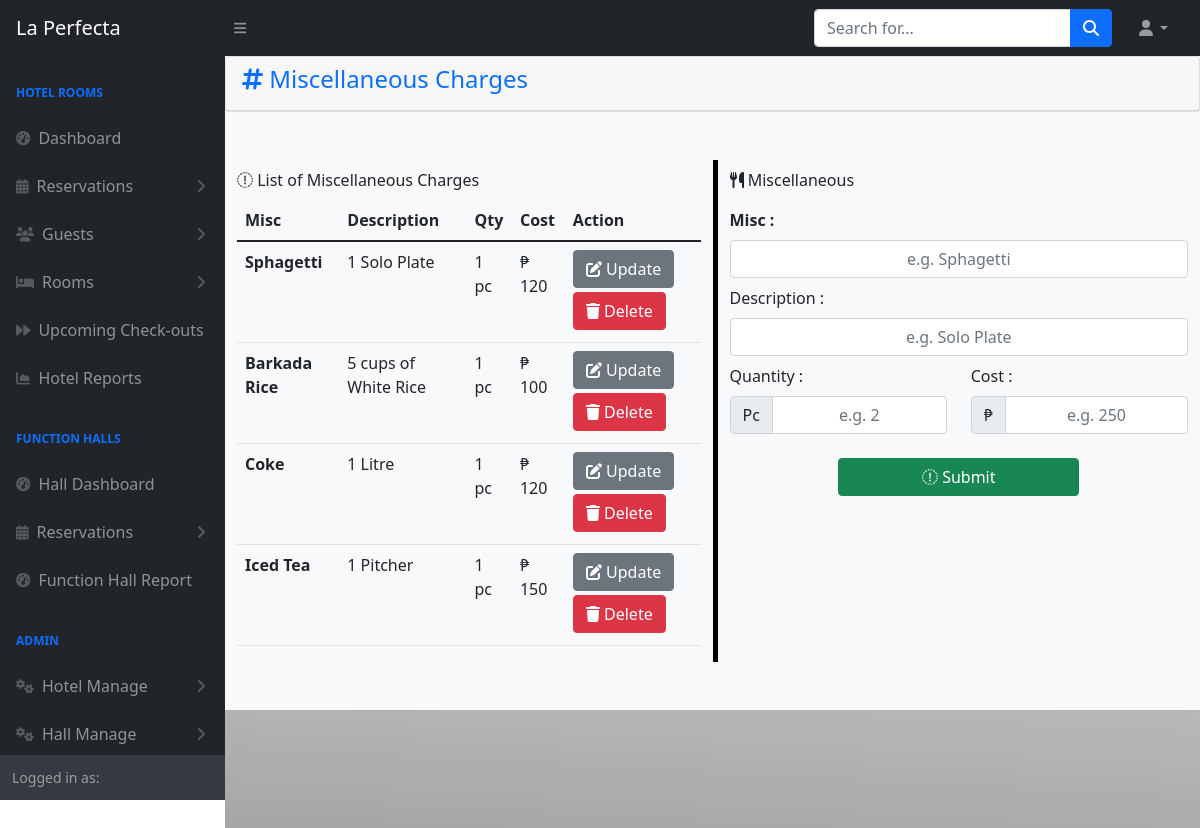
The app's page /admin/misc.php with its own data.
### tables this page shows
CREATE TABLE `tblmisc` (
  `Id` int(11) NOT NULL,
  `Description` varchar(255) NOT NULL,
  `Name` varchar(50) NOT NULL,
  `Quantity` int(11) NOT NULL,
  `Cost` double NOT NULL
);

### admin/misc.php (the view, shortened to what this page needs)
<?php
include 'themes/navbar.php';
include 'config.php';
?>
<div style="background: rgb(255,255,255);
background: linear-gradient(183deg, rgba(255,255,255,1) 0%, rgba(163,163,163,1) 100%); height: 100vh;">
    <div class="card">
        <div class="card-header text-primary">
            <h4> <i class="fa-solid fa-hashtag"></i>
                Miscellaneous Charges </h4>
        </div>
    </div>
    <div class="container-fluid bg-light">
        <div class="row py-5">
            <div class="col-lg-6">
                <div class="row">
                    <label class="form-label mt-2"> <i class="fa-sharp fa-solid fa-basket-shopping"></i> List of Miscellaneous Charges </label>
                </div>
                <table class="table">
                    <thead>
                        <tr>
                            <th scope="col">Misc</th>
                            <th scope="col">Description</th>
                            <th scope="col">Qty</th>
                            <th scope="col">Cost</th>
                            <th scope="col">Action</th>
                        </tr>
                    </thead>
                    <tbody>
                        <?php
                        $sql = "SELECT * FROM tblmisc";
                        $result = mysqli_query($conn, $sql);
                        while ($row = $result->fetch_assoc()) {
                        ?>
                            <tr>
                                <th><?php echo $row['Name'] ?></th>
                                <td><?php echo $row['Description'] ?></td>
                                <td><?php echo $row['Quantity'] ?> pc</td>
                                <td>₱ <?php echo $row['Cost'] ?></td>
                                <td>
                                    <a href="function/misc/edit.php?id=<?php echo $row['Id'] ?>" class="btn btn-secondary mb-1"><i class="fa-solid fa-pen-to-square "></i> Update
                                    </a>
                                    <a href="function/misc/delete.php?id=<?php echo $row['Id'] ?>&misc=<?php echo $row['Name'] ?>" class="btn btn-danger mb-1"><i class="fa-solid fa-trash "></i> Delete
                                    </a>
                                </td>
                            </tr>
                        <?php
                        }
                        ?>
                    </tbody>
                </table>
            </div>
            <div class="col-lg-6 " style="border-left: solid black 5px;">
                <form method="POST">
                    <div class="row">
                        <label class="form-label mt-2"> <i class="fa-solid fa-utensils"></i> Miscellaneous</label>
                        <div class="col">
                            <label class="form-label mt-2"><strong>Misc :</strong></label>
                            <input type="text" class="form-control text-center" name="name" placeholder="e.g. Sphagetti">
                        </div>
                    </div>
                    <div class="row">
                        <div class="col">
                            <label class="form-label mt-2">Description :</label>
                            <input type="text" class="form-control text-center" name="description" placeholder="e.g. Solo Plate">
                        </div>
                    </div>
                    <div class="row">
                        <div class="col-sm-6">
                            <label class="form-label mt-2">Quantity :</label>
                            <div class="input-group">
                                <div class="input-group-text">Pc</div>
                                <input type="text" class="form-control text-center" name="quantity" placeholder="e.g. 2">
                            </div>
                        </div>
                        <div class="col-sm-6">
                            <label class="form-label mt-2">Cost :</label>
                            <div class="input-group">
                                <div class="input-group-text">₱</div>
                                <input type="text" class="form-control text-center" name="cost" placeholder="e.g. 250">
                            </div>
                        </div>
                        <button class="btn btn-success mt-4 " type="submit" name="submit" style="width:50%; margin:auto;"><i class="fa-sharp fa-solid fa-floppy-disk"></i> Submit</button>
                    </div>
                </form>
            </div>
        </div>
    </div>
</div>
</div>
<?php include 'themes/footer.php'; ?>

### records on screen
tblmisc: Name "Sphagetti", Description "1 Solo Plate", Quantity "1", Cost "120"
tblmisc: Name "Barkada Rice", Description "5 cups of White Rice", Quantity "1", Cost "100"
tblmisc: Name "Coke", Description "1 Litre", Quantity "1", Cost "120"
tblmisc: Name "Iced Tea", Description "1 Pitcher", Quantity "1", Cost "150"
